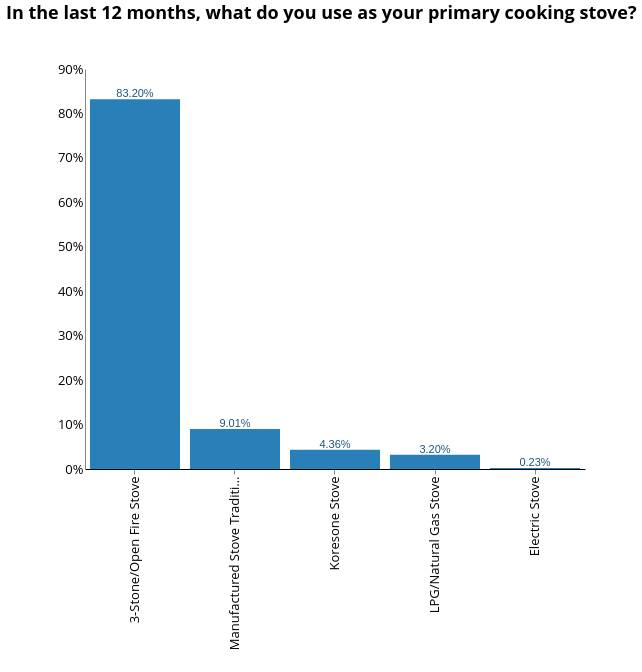

Here is the Vega-Lite specification saved for this chart:
### Vega-Lite specification from a JSON file in a GitHub repository (floating-point values rounded to 4 significant figures; data arrays with more than 128 entries replaced by an {"elided": "..."} marker saying what was removed)
{"width": 800, "height": 400, "config": {"title": {"fontSize": 18, "font": "Open Sans", "anchor": "center", "fontColor": "#000000"}, "axisX": {"domain": true, "domainColor": "#000000", "grid": false, "labelFont": "Open Sans", "labelFontSize": 13, "titleFont": "Open Sans", "titleFontSize": 13, "titleFontWeight": "normal", "title": "X Axis Title (units)"}, "axisY": {"domain": true, "grid": false, "gridColor": "#DEDDDD", "gridWidth": 1, "labelFont": "Open Sans", "labelFontSize": 13, "labelAngle": 0, "ticks": false, "titleFont": "Open Sans", "titleFontSize": 13, "titleFontWeight": "normal", "titlePadding": 10, "title": "Y Axis Title (units)"}, "range": {"category": ["#2980B9", "#003366", "#FFAE19", "#FF4500", "#438B28", "#45B39D", "#99ADC1", "#212F3C"]}, "legend": {"labelFont": "Open Sans", "labelFontSize": 13, "symbolType": "square", "symbolSize": 100, "titleFont": "Open Sans", "titleFontSize": 13, "titleFontWeight": "normal", "title": "Legend", "orient": "right", "offset": 0}, "tooltip": {"font": "Open Sans"}, "view": {"stroke": "transparent", "text": {"font": "Open Sans", "color": ["#2980B9", "#003366", "#FFAE19", "#FF4500", "#438B28", "#45B39D", "#99ADC1", "#212F3C"], "fontSize": 13, "align": "right", "fontWeight": 400, "size": 13}, "bar": {"size": 40, "binSpacing": 1, "continuousBandSize": 30, "discreteBandSize": 30, "fill": ["#2980B9", "#003366", "#FFAE19", "#FF4500", "#438B28", "#45B39D", "#99ADC1", "#212F3C"], "stroke": false}}}, "layer": [{"mark": {"type": "bar", "color": "#2980b9"}, "encoding": {"tooltip": {"field": "primary_stove", "type": "nominal"}, "x": {"axis": {"title": " "}, "field": "primary_stove", "sort": {"field": "primary_stove", "op": "count", "order": "descending"}, "type": "nominal"}, "y": {"aggregate": "sum", "axis": {"format": "%", "title": ""}, "field": "pct", "type": "quantitative"}}, "height": 400, "selection": {"selector089": {"type": "single", "fields": ["i19a"], "bind": {"input": "select", "options": [null, "Wood purchased", "Wood collected", "Crop Residue/Plant Biomass", "Kerosene", "Charcoal", "LPG/cooking gas", "Electric", "Charcoal Briquettes", "Garbage", "Piped Natural Gas", "Coal Briquette", "Biomass Briquette", "Other, specify", "Coal/lignite"], "labels": ["All Responses", "Wood purchased", "Wood collected", "Crop Residue/Plant Biomass", "Kerosene", "Charcoal", "LPG/cooking gas", "Electric", "Charcoal Briquettes", "Garbage", "Piped Natural Gas", "Coal Briquette", "Biomass Briquette", "Other", "Coal/lignite"], "name": "Primary Source of Cooking Fuel  "}}, "selector088": {"type": "single", "fields": ["grid_electricity_yn"], "bind": {"input": "select", "options": [null, "Yes", "No"], "labels": ["All Responses", "Yes", "No"], "name": "Is the household connected to the national grid?  "}}, "selector086": {"type": "single", "fields": ["locality"], "bind": {"input": "select", "options": [null, 0, 1], "labels": ["National", "Urban", "Rural"], "name": "Locality Breakdown  "}}, "selector087": {"type": "single", "fields": ["cs_aggr_tier"], "bind": {"input": "select", "options": [null, "Tier 0", "Tier 1", "Tier 2", "Tier 3", "Tier 4", "Tier 5"], "labels": ["All Tiers", "Tier 0", "Tier 1", "Tier 2", "Tier 3", "Tier 4", "Tier 5"], "name": "Cooking Tier  "}}}, "transform": [{"joinaggregate": [{"op": "count", "field": "*", "as": "total"}]}, {"calculate": "1 / datum.total", "as": "pct"}], "width": 500}, {"mark": {"type": "text", "align": "center", "baseline": "bottom", "color": "#1b557a"}, "encoding": {"text": {"aggregate": "sum", "field": "pct", "format": ".2%", "type": "quantitative"}, "tooltip": {"field": "primary_stove", "type": "nominal"}, "x": {"axis": {"title": " "}, "field": "primary_stove", "sort": {"field": "primary_stove", "op": "count", "order": "descending"}, "type": "nominal"}, "y": {"aggregate": "sum", "axis": {"format": "%", "title": ""}, "field": "pct", "type": "quantitative"}}, "height": 400, "transform": [{"joinaggregate": [{"op": "count", "field": "*", "as": "total"}]}, {"calculate": "1 / datum.total", "as": "pct"}], "width": 500}], "data": {"name": "data-1de68d74c70ffe2eb634cbe6be5b7a1b"}, "title": {"text": ["In the last 12 months, what do you use as your primary cooking stove?"], "color": "black", "subtitleColor": "black", "offset": 40}, "transform": [{"filter": {"selection": "selector089"}}, {"filter": {"selection": "selector088"}}, {"filter": {"selection": "selector086"}}, {"filter": {"selection": "selector087"}}], "$schema": "https://vega.github.io/schema/vega-lite/v4.17.0.json", "datasets": {"data-1de68d74c70ffe2eb634cbe6be5b7a1b": {"elided": "3464 records"}}}
